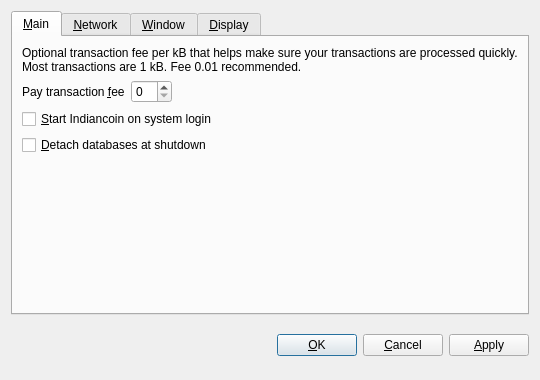
<?xml version="1.0" encoding="UTF-8"?>
<ui version="4.0">
 <class>OptionsDialog</class>
 <widget class="QDialog" name="OptionsDialog">
  <property name="geometry">
   <rect>
    <x>0</x>
    <y>0</y>
    <width>540</width>
    <height>380</height>
   </rect>
  </property>
  <property name="windowTitle">
   <string>Options</string>
  </property>
  <property name="modal">
   <bool>true</bool>
  </property>
  <layout class="QVBoxLayout" name="verticalLayout">
   <item>
    <widget class="QTabWidget" name="tabWidget">
     <property name="tabPosition">
      <enum>QTabWidget::North</enum>
     </property>
     <property name="currentIndex">
      <number>0</number>
     </property>
     <widget class="QWidget" name="tabMain">
      <attribute name="title">
       <string>&amp;Main</string>
      </attribute>
      <layout class="QVBoxLayout" name="verticalLayout_Main">
       <item>
        <widget class="QLabel" name="transactionFeeInfoLabel">
         <property name="text">
          <string>Optional transaction fee per kB that helps make sure your transactions are processed quickly. Most transactions are 1 kB. Fee 0.01 recommended.</string>
         </property>
         <property name="textFormat">
          <enum>Qt::PlainText</enum>
         </property>
         <property name="wordWrap">
          <bool>true</bool>
         </property>
        </widget>
       </item>
       <item>
        <layout class="QHBoxLayout" name="horizontalLayout_Main">
         <item>
          <widget class="QLabel" name="transactionFeeLabel">
           <property name="text">
            <string>Pay transaction &amp;fee</string>
           </property>
           <property name="textFormat">
            <enum>Qt::PlainText</enum>
           </property>
           <property name="buddy">
            <cstring>transactionFee</cstring>
           </property>
          </widget>
         </item>
         <item>
          <widget class="BitcoinAmountField" name="transactionFee"/>
         </item>
         <item>
          <spacer name="horizontalSpacer_Main">
           <property name="orientation">
            <enum>Qt::Horizontal</enum>
           </property>
           <property name="sizeHint" stdset="0">
            <size>
             <width>40</width>
             <height>20</height>
            </size>
           </property>
          </spacer>
         </item>
        </layout>
       </item>
       <item>
        <widget class="QCheckBox" name="bitcoinAtStartup">
         <property name="toolTip">
          <string>Automatically start IndianCoin after logging in to the system.</string>
         </property>
         <property name="text">
          <string>&amp;Start Indiancoin on system login</string>
         </property>
        </widget>
       </item>
       <item>
        <widget class="QCheckBox" name="detachDatabases">
         <property name="toolTip">
          <string>Detach block and address databases at shutdown. This means they can be moved to another data directory, but it slows down shutdown. The wallet is always detached.</string>
         </property>
         <property name="text">
          <string>&amp;Detach databases at shutdown</string>
         </property>
        </widget>
       </item>
       <item>
        <spacer name="verticalSpacer_Main">
         <property name="orientation">
          <enum>Qt::Vertical</enum>
         </property>
         <property name="sizeHint" stdset="0">
          <size>
           <width>20</width>
           <height>40</height>
          </size>
         </property>
        </spacer>
       </item>
      </layout>
     </widget>
     <widget class="QWidget" name="tabNetwork">
      <attribute name="title">
       <string>&amp;Network</string>
      </attribute>
      <layout class="QVBoxLayout" name="verticalLayout_Network">
       <item>
        <widget class="QCheckBox" name="mapPortUpnp">
         <property name="toolTip">
          <string>Automatically open the IndianCoin client port on the router. This only works when your router supports UPnP and it is enabled.</string>
         </property>
         <property name="text">
          <string>Map port using &amp;UPnP</string>
         </property>
        </widget>
       </item>
       <item>
        <widget class="QCheckBox" name="connectSocks">
         <property name="toolTip">
          <string>Connect to the Indiancoin network through a SOCKS proxy (e.g. when connecting through Tor).</string>
         </property>
         <property name="text">
          <string>&amp;Connect through SOCKS proxy:</string>
         </property>
        </widget>
       </item>
       <item>
        <layout class="QHBoxLayout" name="horizontalLayout_Network">
         <item>
          <widget class="QLabel" name="proxyIpLabel">
           <property name="text">
            <string>Proxy &amp;IP:</string>
           </property>
           <property name="textFormat">
            <enum>Qt::PlainText</enum>
           </property>
           <property name="buddy">
            <cstring>proxyIp</cstring>
           </property>
          </widget>
         </item>
         <item>
          <widget class="QValidatedLineEdit" name="proxyIp">
           <property name="maximumSize">
            <size>
             <width>140</width>
             <height>16777215</height>
            </size>
           </property>
           <property name="toolTip">
            <string>IP address of the proxy (e.g. 127.0.0.1)</string>
           </property>
          </widget>
         </item>
         <item>
          <widget class="QLabel" name="proxyPortLabel">
           <property name="text">
            <string>&amp;Port:</string>
           </property>
           <property name="textFormat">
            <enum>Qt::PlainText</enum>
           </property>
           <property name="buddy">
            <cstring>proxyPort</cstring>
           </property>
          </widget>
         </item>
         <item>
          <widget class="QLineEdit" name="proxyPort">
           <property name="maximumSize">
            <size>
             <width>55</width>
             <height>16777215</height>
            </size>
           </property>
           <property name="toolTip">
            <string>Port of the proxy (e.g. 9050)</string>
           </property>
          </widget>
         </item>
         <item>
          <widget class="QLabel" name="socksVersionLabel">
           <property name="text">
            <string>SOCKS &amp;Version:</string>
           </property>
           <property name="textFormat">
            <enum>Qt::PlainText</enum>
           </property>
           <property name="buddy">
            <cstring>socksVersion</cstring>
           </property>
          </widget>
         </item>
         <item>
          <widget class="QValueComboBox" name="socksVersion">
           <property name="toolTip">
            <string>SOCKS version of the proxy (e.g. 5)</string>
           </property>
          </widget>
         </item>
         <item>
          <spacer name="horizontalSpacer_Network">
           <property name="orientation">
            <enum>Qt::Horizontal</enum>
           </property>
           <property name="sizeHint" stdset="0">
            <size>
             <width>40</width>
             <height>20</height>
            </size>
           </property>
          </spacer>
         </item>
        </layout>
       </item>
       <item>
        <spacer name="verticalSpacer_Network">
         <property name="orientation">
          <enum>Qt::Vertical</enum>
         </property>
         <property name="sizeHint" stdset="0">
          <size>
           <width>20</width>
           <height>40</height>
          </size>
         </property>
        </spacer>
       </item>
      </layout>
     </widget>
     <widget class="QWidget" name="tabWindow">
      <attribute name="title">
       <string>&amp;Window</string>
      </attribute>
      <layout class="QVBoxLayout" name="verticalLayout_Window">
       <item>
        <widget class="QCheckBox" name="minimizeToTray">
         <property name="toolTip">
          <string>Show only a tray icon after minimizing the window.</string>
         </property>
         <property name="text">
          <string>&amp;Minimize to the tray instead of the taskbar</string>
         </property>
        </widget>
       </item>
       <item>
        <widget class="QCheckBox" name="minimizeOnClose">
         <property name="toolTip">
          <string>Minimize instead of exit the application when the window is closed. When this option is enabled, the application will be closed only after selecting Quit in the menu.</string>
         </property>
         <property name="text">
          <string>M&amp;inimize on close</string>
         </property>
        </widget>
       </item>
       <item>
        <spacer name="verticalSpacer_Window">
         <property name="orientation">
          <enum>Qt::Vertical</enum>
         </property>
         <property name="sizeHint" stdset="0">
          <size>
           <width>20</width>
           <height>40</height>
          </size>
         </property>
        </spacer>
       </item>
      </layout>
     </widget>
     <widget class="QWidget" name="tabDisplay">
      <attribute name="title">
       <string>&amp;Display</string>
      </attribute>
      <layout class="QVBoxLayout" name="verticalLayout_Display">
       <item>
        <layout class="QHBoxLayout" name="horizontalLayout_1_Display">
         <item>
          <widget class="QLabel" name="langLabel">
           <property name="text">
            <string>User Interface &amp;language:</string>
           </property>
           <property name="textFormat">
            <enum>Qt::PlainText</enum>
           </property>
           <property name="buddy">
            <cstring>lang</cstring>
           </property>
          </widget>
         </item>
         <item>
          <widget class="QValueComboBox" name="lang">
           <property name="toolTip">
            <string>The user interface language can be set here. This setting will take effect after restarting Indiancoin.</string>
           </property>
          </widget>
         </item>
        </layout>
       </item>
       <item>
        <layout class="QHBoxLayout" name="horizontalLayout_2_Display">
         <item>
          <widget class="QLabel" name="unitLabel">
           <property name="text">
            <string>&amp;Unit to show amounts in:</string>
           </property>
           <property name="textFormat">
            <enum>Qt::PlainText</enum>
           </property>
           <property name="buddy">
            <cstring>unit</cstring>
           </property>
          </widget>
         </item>
         <item>
          <widget class="QValueComboBox" name="unit">
           <property name="toolTip">
            <string>Choose the default subdivision unit to show in the interface and when sending coins.</string>
           </property>
          </widget>
         </item>
        </layout>
       </item>
       <item>
        <widget class="QCheckBox" name="displayAddresses">
         <property name="toolTip">
          <string>Whether to show IndianCoin addresses in the transaction list or not.</string>
         </property>
         <property name="text">
          <string>&amp;Display addresses in transaction list</string>
         </property>
        </widget>
       </item>
       <item>
        <spacer name="verticalSpacer_Display">
         <property name="orientation">
          <enum>Qt::Vertical</enum>
         </property>
         <property name="sizeHint" stdset="0">
          <size>
           <width>20</width>
           <height>40</height>
          </size>
         </property>
        </spacer>
       </item>
      </layout>
     </widget>
    </widget>
   </item>
   <item>
    <layout class="QHBoxLayout" name="horizontalLayout_Buttons">
     <item>
      <spacer name="horizontalSpacer_1">
       <property name="orientation">
        <enum>Qt::Horizontal</enum>
       </property>
       <property name="sizeHint" stdset="0">
        <size>
         <width>40</width>
         <height>48</height>
        </size>
       </property>
      </spacer>
     </item>
     <item>
      <widget class="QLabel" name="statusLabel">
       <property name="font">
        <font>
         <weight>75</weight>
         <bold>true</bold>
        </font>
       </property>
       <property name="text">
        <string/>
       </property>
       <property name="textFormat">
        <enum>Qt::PlainText</enum>
       </property>
       <property name="wordWrap">
        <bool>true</bool>
       </property>
      </widget>
     </item>
     <item>
      <spacer name="horizontalSpacer_2">
       <property name="orientation">
        <enum>Qt::Horizontal</enum>
       </property>
       <property name="sizeHint" stdset="0">
        <size>
         <width>40</width>
         <height>48</height>
        </size>
       </property>
      </spacer>
     </item>
     <item>
      <widget class="QPushButton" name="okButton">
       <property name="text">
        <string>&amp;OK</string>
       </property>
      </widget>
     </item>
     <item>
      <widget class="QPushButton" name="cancelButton">
       <property name="text">
        <string>&amp;Cancel</string>
       </property>
       <property name="autoDefault">
        <bool>false</bool>
       </property>
      </widget>
     </item>
     <item>
      <widget class="QPushButton" name="applyButton">
       <property name="text">
        <string>&amp;Apply</string>
       </property>
       <property name="autoDefault">
        <bool>false</bool>
       </property>
      </widget>
     </item>
    </layout>
   </item>
  </layout>
 </widget>
 <customwidgets>
  <customwidget>
   <class>BitcoinAmountField</class>
   <extends>QSpinBox</extends>
   <header>bitcoinamountfield.h</header>
  </customwidget>
  <customwidget>
   <class>QValueComboBox</class>
   <extends>QComboBox</extends>
   <header>qvaluecombobox.h</header>
  </customwidget>
  <customwidget>
   <class>QValidatedLineEdit</class>
   <extends>QLineEdit</extends>
   <header>qvalidatedlineedit.h</header>
  </customwidget>
 </customwidgets>
 <resources/>
 <connections/>
</ui>
